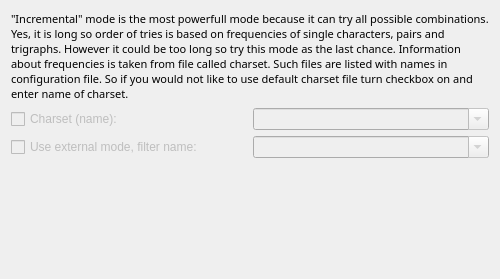
              <widget class="QWidget" name="tab_4">
               <attribute name="title">
                <string>&quot;Incremental&quot; mode</string>
               </attribute>
               <layout class="QVBoxLayout" name="verticalLayout_18">
                <item>
                 <layout class="QVBoxLayout" name="verticalLayout_7">
                  <item>
                   <widget class="QLabel" name="label_5">
                    <property name="font">
                     <font>
                      <family>Sans Serif</family>
                      <pointsize>8</pointsize>
                     </font>
                    </property>
                    <property name="text">
                     <string>&quot;Incremental&quot; mode is the most powerfull mode because it can try all possible combinations. Yes, it is long so order of tries is based on frequencies of single characters, pairs and trigraphs. However it could be too long so try this mode as the last chance. Information about frequencies is taken from file called charset. Such files are listed with names in configuration file. So if you would not like to use default charset file turn checkbox on and enter name of charset.</string>
                    </property>
                    <property name="wordWrap">
                     <bool>true</bool>
                    </property>
                   </widget>
                  </item>
                  <item>
                   <layout class="QHBoxLayout" name="horizontalLayout_4">
                    <item>
                     <widget class="QCheckBox" name="checkBox_IncrementalModeName">
                      <property name="enabled">
                       <bool>false</bool>
                      </property>
                      <property name="text">
                       <string>Charset (name):</string>
                      </property>
                     </widget>
                    </item>
                    <item>
                     <widget class="QComboBox" name="comboBox_IncrementalModeName">
                      <property name="enabled">
                       <bool>false</bool>
                      </property>
                      <property name="editable">
                       <bool>true</bool>
                      </property>
                     </widget>
                    </item>
                   </layout>
                  </item>
                  <item>
                   <layout class="QHBoxLayout" name="horizontalLayout_10">
                    <item>
                     <widget class="QCheckBox" name="checkBox_IncrementalModeExternalName">
                      <property name="enabled">
                       <bool>false</bool>
                      </property>
                      <property name="text">
                       <string>Use external mode, filter name:</string>
                      </property>
                     </widget>
                    </item>
                    <item>
                     <widget class="QComboBox" name="comboBox_IncrementalModeExternalName">
                      <property name="enabled">
                       <bool>false</bool>
                      </property>
                      <property name="editable">
                       <bool>true</bool>
                      </property>
                     </widget>
                    </item>
                   </layout>
                  </item>
                 </layout>
                </item>
                <item>
                 <spacer name="verticalSpacer_7">
                  <property name="orientation">
                   <enum>Qt::Vertical</enum>
                  </property>
                  <property name="sizeHint" stdset="0">
                   <size>
                    <width>20</width>
                    <height>110</height>
                   </size>
                  </property>
                 </spacer>
                </item>
               </layout>
              </widget>
